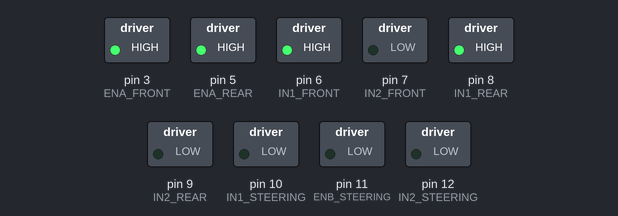
Bench run of a sketch on a simulated Arduino Uno, built with avr-gcc and run on an emulated ATmega328P. On the bench: switched loads named in the sketch (green lamp = pin HIGH).

Above: at 0.1 s.
At 4.1 s:
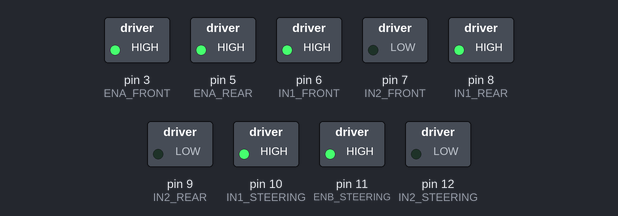
At 8.1 s:
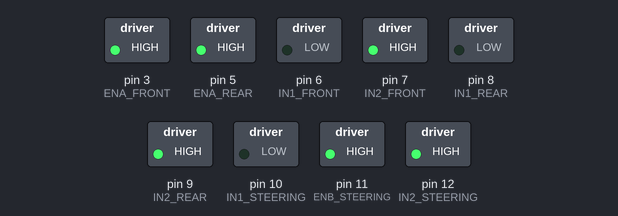
At 17.1 s:
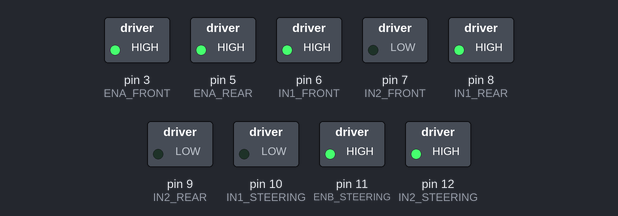
At 25.1 s:
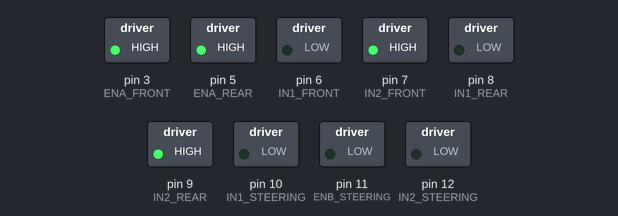
At 35.1 s:
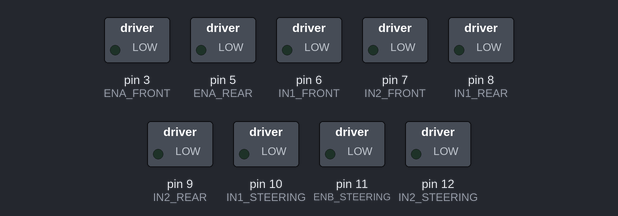
Timing chart, 0 to 36.6 s (numbered marks = the images above):
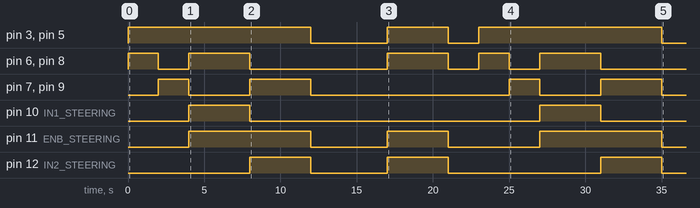

The sketch:

Arduino-ORL-code.ino
```cpp
// Rear Motor Driver (Main Driving Motors)
#define ENA_REAR 5  // PWM for rear motors
#define IN1_REAR 8  // Rear motor direction pin 1
#define IN2_REAR 9  // Rear motor direction pin 2

// Front Motor Driver (Additional Driving Motors)
#define ENA_FRONT 3  // PWM for front motors
#define IN1_FRONT 6  // Front motor direction pin 1
#define IN2_FRONT 7  // Front motor direction pin 2

// Steering Motor Driver
#define ENB_STEERING 11 // PWM for steering motors
#define IN1_STEERING 10 // Steering motor direction pin 1
#define IN2_STEERING 12 // Steering motor direction pin 2

void setup() {
    // Set all motor pins as OUTPUT
    pinMode(ENA_REAR, OUTPUT);
    pinMode(IN1_REAR, OUTPUT);
    pinMode(IN2_REAR, OUTPUT);

    pinMode(ENA_FRONT, OUTPUT);
    pinMode(IN1_FRONT, OUTPUT);
    pinMode(IN2_FRONT, OUTPUT);

    pinMode(ENB_STEERING, OUTPUT);
    pinMode(IN1_STEERING, OUTPUT);
    pinMode(IN2_STEERING, OUTPUT);
}

void loop() {
    // Move Forward (Both Front & Rear Motors)
    digitalWrite(IN1_REAR, HIGH);
    digitalWrite(IN2_REAR, LOW);
    digitalWrite(IN1_FRONT, HIGH);
    digitalWrite(IN2_FRONT, LOW);
    analogWrite(ENA_REAR, 255); // Max speed
    analogWrite(ENA_FRONT, 255); // Max speed
    delay(2000);

    // Move Backward
    digitalWrite(IN1_REAR, LOW);
    digitalWrite(IN2_REAR, HIGH);
    digitalWrite(IN1_FRONT, LOW);
    digitalWrite(IN2_FRONT, HIGH);
    analogWrite(ENA_REAR, 255);
    analogWrite(ENA_FRONT, 255);
    delay(2000);

    // Turn Right while moving forward (4 seconds)
    digitalWrite(IN1_REAR, HIGH);
    digitalWrite(IN2_REAR, LOW);
    digitalWrite(IN1_FRONT, HIGH);
    digitalWrite(IN2_FRONT, LOW);
    digitalWrite(IN1_STEERING, HIGH);  // Steering right
    digitalWrite(IN2_STEERING, LOW);
    analogWrite(ENA_REAR, 255);
    analogWrite(ENA_FRONT, 255);
    analogWrite(ENB_STEERING, 255); // Max steering
    delay(4000);

    // Turn Left while moving **backward** (4 seconds)
    digitalWrite(IN1_REAR, LOW);
    digitalWrite(IN2_REAR, HIGH);
    digitalWrite(IN1_FRONT, LOW);
    digitalWrite(IN2_FRONT, HIGH);
    digitalWrite(IN1_STEERING, LOW);  // Steering left
    digitalWrite(IN2_STEERING, HIGH);
    analogWrite(ENA_REAR, 255);
    analogWrite(ENA_FRONT, 255);
    analogWrite(ENB_STEERING, 255);
    delay(4000);

    // Stop for 5 seconds AFTER backward left turn
    digitalWrite(IN1_REAR, LOW);
    digitalWrite(IN2_REAR, LOW);
    digitalWrite(IN1_FRONT, LOW);
    digitalWrite(IN2_FRONT, LOW);
    analogWrite(ENA_REAR, 0);
    analogWrite(ENA_FRONT, 0);
    digitalWrite(IN1_STEERING, LOW);
    digitalWrite(IN2_STEERING, LOW);
    analogWrite(ENB_STEERING, 0);
    delay(5000);

    // Turn Left while moving forward (4 seconds)
    digitalWrite(IN1_REAR, HIGH);
    digitalWrite(IN2_REAR, LOW);
    digitalWrite(IN1_FRONT, HIGH);
    digitalWrite(IN2_FRONT, LOW);
    digitalWrite(IN1_STEERING, LOW);  // Steering left
    digitalWrite(IN2_STEERING, HIGH);
    analogWrite(ENA_REAR, 255);
    analogWrite(ENA_FRONT, 255);
    analogWrite(ENB_STEERING, 255);
    delay(4000);

    // Stop Everything
    digitalWrite(IN1_REAR, LOW);
    digitalWrite(IN2_REAR, LOW);
    analogWrite(ENA_REAR, 0);

    digitalWrite(IN1_FRONT, LOW);
    digitalWrite(IN2_FRONT, LOW);
    analogWrite(ENA_FRONT, 0);

    digitalWrite(IN1_STEERING, LOW);
    digitalWrite(IN2_STEERING, LOW);
    analogWrite(ENB_STEERING, 0);

    delay(2000); // Pause before repeating
}
```

Measured:
- by itself, pin 3 (ENA_FRONT), pin 5 (ENA_REAR): goes HIGH 12.0 s, LOW 5.0 s, HIGH 4.0 s, LOW 2.0 s, HIGH 12.0 s, then LOW
- by itself, pin 10 (IN1_STEERING): alternates HIGH for 4.0 s and LOW for 19.0 s
- by itself, pin 11 (ENB_STEERING): goes HIGH 8.0 s, LOW 5.0 s, HIGH 4.0 s, LOW 6.0 s, HIGH 8.0 s, then LOW
- by itself, pin 12 (IN2_STEERING): goes HIGH 4.0 s, LOW 5.0 s, HIGH 4.0 s, LOW 10.0 s, HIGH 4.0 s, then LOW
- by itself, pin 7 (IN2_FRONT), pin 9 (IN2_REAR): LOW → HIGH at 2.0 s, → LOW 2.0 s later, → HIGH 4.0 s later, → LOW 4.0 s later, … (8 changes in this stretch)
- by itself, pin 6 (IN1_FRONT), pin 8 (IN1_REAR): LOW → HIGH at 0.00 s, → LOW 2.0 s later, → HIGH 2.0 s later, → LOW 4.0 s later, … (10 changes in this stretch)
